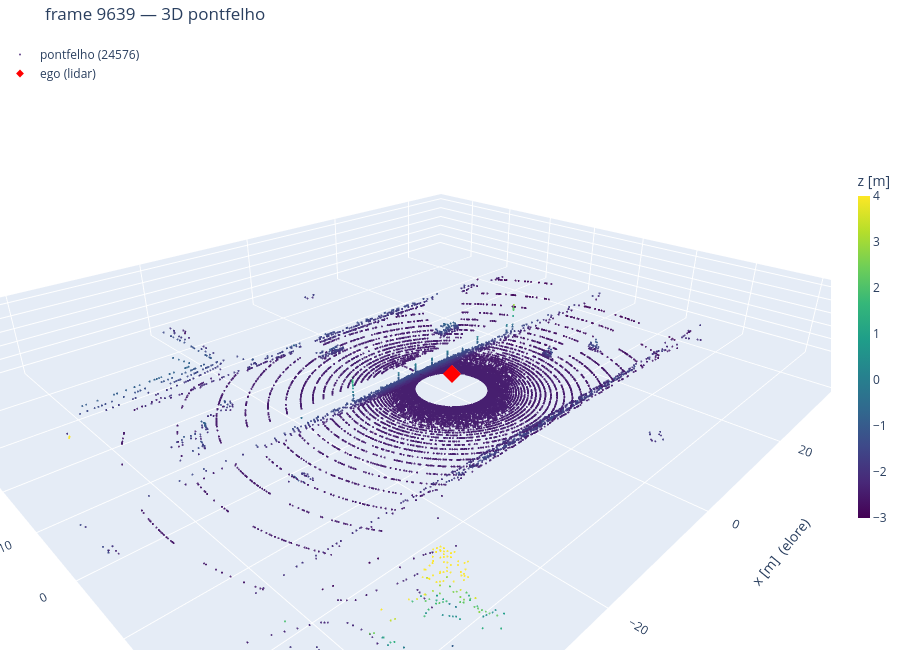
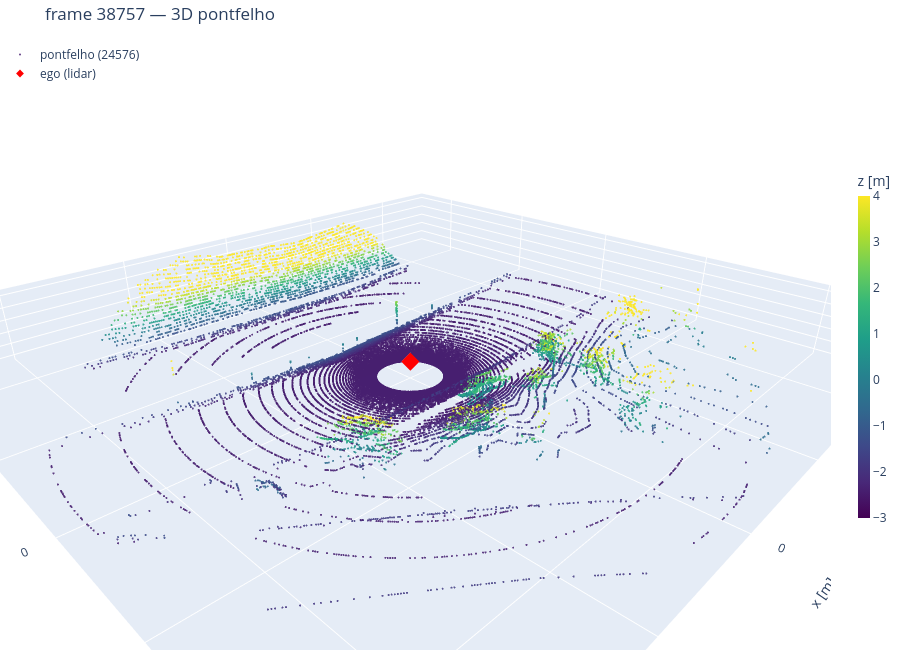
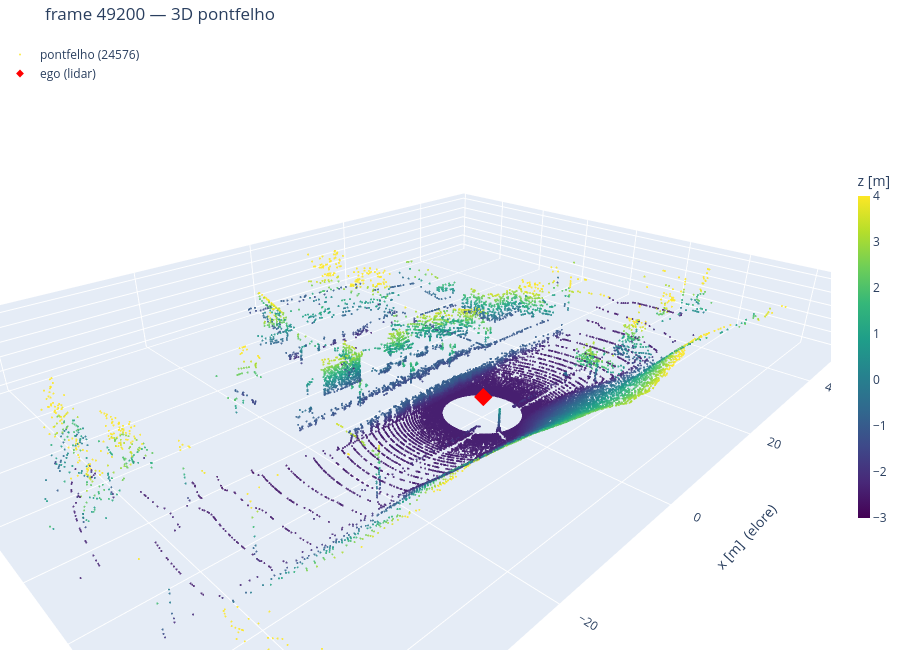

Write notebook code for charts like these, in order.
### Markdown cell above
### Pelda pontok vizualizacioja

### Code cell
for f, idx in enumerate(SHOW_IDX):
    show_all(show_pts[f], raw=show_raw[f], ri=show_ri[f],
             label=f"frame {idx}")

### Figure 1 — Plotly figure (JSON) as saved in the notebook; plotly's stock layout.template omitted (floating-point values rounded to 4 significant figures; data arrays with more than 128 entries replaced by an {"elided": "..."} marker saying what was removed)
{"data": [{"hovertemplate": "x %{x:.1f}<br>y %{y:.1f}<br>z %{z:.1f}<extra></extra>", "marker": {"cmax": 4, "cmin": -3, "color": {"elided": "24576 float values"}, "colorbar": {"len": 0.6, "thickness": 12, "title": {"text": "z [m]"}}, "colorscale": [[0, "#440154"], [0.1111, "#482878"], [0.2222, "#3e4989"], [0.3333, "#31688e"], [0.4444, "#26828e"], [0.5556, "#1f9e89"], [0.6667, "#35b779"], [0.7778, "#6ece58"], [0.8889, "#b5de2b"], [1, "#fde725"]], "opacity": 0.85, "size": 1.2}, "mode": "markers", "name": "pontfelho (24576)", "type": "scatter3d", "x": {"elided": "24576 float values"}, "y": {"elided": "24576 float values"}, "z": {"elided": "24576 float values"}}, {"hoverinfo": "name", "marker": {"color": "red", "size": 6, "symbol": "diamond"}, "mode": "markers", "name": "ego (lidar)", "type": "scatter3d", "x": [0], "y": [0], "z": [0]}], "layout": {"height": 650, "legend": {"x": 0, "y": 1}, "margin": {"b": 0, "l": 0, "r": 0, "t": 40}, "scene": {"aspectmode": "data", "camera": {"eye": {"x": -1.4, "y": -1.4, "z": 0.9}}, "xaxis": {"title": {"text": "x [m]  (elore)"}}, "yaxis": {"title": {"text": "y [m]  (balra)"}}, "zaxis": {"title": {"text": "z [m]  (fel)"}}}, "title": {"text": "frame 9639 — 3D pontfelho"}}}

### Figure 2 — Plotly figure (JSON) as saved in the notebook; plotly's stock layout.template omitted (floating-point values rounded to 4 significant figures; data arrays with more than 128 entries replaced by an {"elided": "..."} marker saying what was removed)
{"data": [{"hovertemplate": "x %{x:.1f}<br>y %{y:.1f}<br>z %{z:.1f}<extra></extra>", "marker": {"cmax": 4, "cmin": -3, "color": {"elided": "24576 float values"}, "colorbar": {"len": 0.6, "thickness": 12, "title": {"text": "z [m]"}}, "colorscale": [[0, "#440154"], [0.1111, "#482878"], [0.2222, "#3e4989"], [0.3333, "#31688e"], [0.4444, "#26828e"], [0.5556, "#1f9e89"], [0.6667, "#35b779"], [0.7778, "#6ece58"], [0.8889, "#b5de2b"], [1, "#fde725"]], "opacity": 0.85, "size": 1.2}, "mode": "markers", "name": "pontfelho (24576)", "type": "scatter3d", "x": {"elided": "24576 float values"}, "y": {"elided": "24576 float values"}, "z": {"elided": "24576 float values"}}, {"hoverinfo": "name", "marker": {"color": "red", "size": 6, "symbol": "diamond"}, "mode": "markers", "name": "ego (lidar)", "type": "scatter3d", "x": [0], "y": [0], "z": [0]}], "layout": {"height": 650, "legend": {"x": 0, "y": 1}, "margin": {"b": 0, "l": 0, "r": 0, "t": 40}, "scene": {"aspectmode": "data", "camera": {"eye": {"x": -1.4, "y": -1.4, "z": 0.9}}, "xaxis": {"title": {"text": "x [m]  (elore)"}}, "yaxis": {"title": {"text": "y [m]  (balra)"}}, "zaxis": {"title": {"text": "z [m]  (fel)"}}}, "title": {"text": "frame 38757 — 3D pontfelho"}}}

### Figure 3 — Plotly figure (JSON) as saved in the notebook; plotly's stock layout.template omitted (floating-point values rounded to 4 significant figures; data arrays with more than 128 entries replaced by an {"elided": "..."} marker saying what was removed)
{"data": [{"hovertemplate": "x %{x:.1f}<br>y %{y:.1f}<br>z %{z:.1f}<extra></extra>", "marker": {"cmax": 4, "cmin": -3, "color": {"elided": "24576 float values"}, "colorbar": {"len": 0.6, "thickness": 12, "title": {"text": "z [m]"}}, "colorscale": [[0, "#440154"], [0.1111, "#482878"], [0.2222, "#3e4989"], [0.3333, "#31688e"], [0.4444, "#26828e"], [0.5556, "#1f9e89"], [0.6667, "#35b779"], [0.7778, "#6ece58"], [0.8889, "#b5de2b"], [1, "#fde725"]], "opacity": 0.85, "size": 1.2}, "mode": "markers", "name": "pontfelho (24576)", "type": "scatter3d", "x": {"elided": "24576 float values"}, "y": {"elided": "24576 float values"}, "z": {"elided": "24576 float values"}}, {"hoverinfo": "name", "marker": {"color": "red", "size": 6, "symbol": "diamond"}, "mode": "markers", "name": "ego (lidar)", "type": "scatter3d", "x": [0], "y": [0], "z": [0]}], "layout": {"height": 650, "legend": {"x": 0, "y": 1}, "margin": {"b": 0, "l": 0, "r": 0, "t": 40}, "scene": {"aspectmode": "data", "camera": {"eye": {"x": -1.4, "y": -1.4, "z": 0.9}}, "xaxis": {"title": {"text": "x [m]  (elore)"}}, "yaxis": {"title": {"text": "y [m]  (balra)"}}, "zaxis": {"title": {"text": "z [m]  (fel)"}}}, "title": {"text": "frame 49200 — 3D pontfelho"}}}
